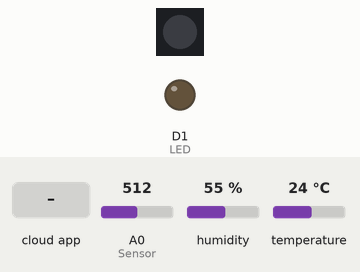
Simulated run of this sketch. Board: ESP8266 (NodeMCU). Parts: 1 RGB LEDs in strip order, left to right, output pins drawn as LEDs (lit = HIGH). Inputs (shaded band) come from the test bench; at power-on: A0 (Sensor) = 512, humidity 55 %, temperature 24 °C. WiFi joins after 1.5 s; servers stay silent unless stated; no MQTT or app messages arrive unless stated; what the sketch prints to the serial monitor is not drawn.

Above: at 2.7 s.
2.8 s: the phone or cloud app sets button to ON
At 4.0 s:
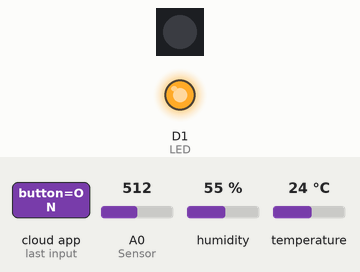
Timing chart, 0 to 5.8 s (numbered marks = the images above; inputs shaded):
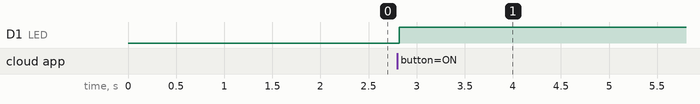

Measured:
- after the input at 2.8 s, D1 (LED): LOW → HIGH at once

The sketch:

ejemplo-esp8266-adafruit.ino
```cpp
#include <ESP8266WiFi.h>
#include <Adafruit_NeoPixel.h>

#include "DHT.h"
#include "Adafruit_MQTT.h"
#include "Adafruit_MQTT_Client.h"


/************************* Acceso Wifi *********************************/

WiFiClient client;
#define WLAN_SSID       "nuestro wifi"
#define WLAN_PASS       "nuestro password"

/************************* Adafruit.io  *********************************/

#define AIO_SERVER      "io.adafruit.com" //Dirección IP de los servidores de Adafruit
#define AIO_SERVERPORT  1883
#define AIO_USERNAME    "nuestro username"
#define AIO_KEY         "nuestra api key"


/************ Global State (you don't need to change this!) ******************/
const char MQTT_SERVER[] PROGMEM    = AIO_SERVER;
const char MQTT_USERNAME[] PROGMEM  = AIO_USERNAME;
const char MQTT_PASSWORD[] PROGMEM  = AIO_KEY;

Adafruit_MQTT_Client mqtt(&client, MQTT_SERVER, AIO_SERVERPORT, MQTT_USERNAME, MQTT_PASSWORD);


/****************************** Feeds ***************************************/
const char SOIL[] PROGMEM = AIO_USERNAME "/feeds/soil";
const char HUMIDITY[] PROGMEM = AIO_USERNAME "/feeds/humidity";
const char TEMPERATURE[] PROGMEM = AIO_USERNAME "/feeds/temperature";
const char BUTTON[] PROGMEM = AIO_USERNAME "/feeds/button";
const char COLOR[] PROGMEM = AIO_USERNAME "/feeds/color";


// Feeds a los que ENVIAREMOS datos
Adafruit_MQTT_Publish soil = Adafruit_MQTT_Publish(&mqtt, SOIL);
Adafruit_MQTT_Publish humidity = Adafruit_MQTT_Publish(&mqtt, HUMIDITY);
Adafruit_MQTT_Publish temperature = Adafruit_MQTT_Publish(&mqtt, TEMPERATURE);

// Feeds de los que RECIBIREMOS datos
Adafruit_MQTT_Subscribe color = Adafruit_MQTT_Subscribe(&mqtt, COLOR);
Adafruit_MQTT_Subscribe button = Adafruit_MQTT_Subscribe(&mqtt, BUTTON);


//Neopixel al que le asignaremos el color
Adafruit_NeoPixel rgb = Adafruit_NeoPixel(1, D7, NEO_GRB + NEO_KHZ800);

//LED normalque encenderemos con el botón

int LED = D1;

//Usaremos un sensor de humedad DHT en el pin 2
DHT dht(D2, DHT11);

void MQTT_connect();


void setup() {
  Serial.begin(115200);
  delay(10);


  Serial.println(F("Adafruit MQTT demo"));

  // Conectamos el ESP al Wifi
  Serial.println(); Serial.println();
  Serial.print("Connecting to ");
  Serial.println(WLAN_SSID);

  WiFi.begin(WLAN_SSID,WLAN_PASS);

  while (WiFi.status() != WL_CONNECTED) {
    delay(500);
    Serial.print(".");
  }

  Serial.println();

  Serial.println("WiFi connected");
  Serial.println("IP address: ");
  Serial.println(WiFi.localIP());

  //Nos subscribimos a los FEED
  mqtt.subscribe(&button);
  mqtt.subscribe(&color);

  //Ponemos nuestro LED a punto
  pinMode(LED, OUTPUT);
  digitalWrite(LED, LOW);

  //Arrancamos el DTH
  dht.begin();

  //Iniciamos nuestro RGB
  rgb.begin();
  rgb.setBrightness(255);
  rgb.show();


}


void loop() {
  MQTT_connect();


  //Publimamos los datos
  int valueSoil = analogRead(A0);  //Sensor de humedad del suelo en el analógico
  soil.publish(valueSoil);
  humidity.publish(dht.readHumidity());
  temperature.publish(dht.readTemperature());

  Adafruit_MQTT_Subscribe *subscription = mqtt.readSubscription(20L*60L*1000L);

  //Nos llega un nuevo color
  if (subscription == &color) {
    //Convertimos el color en hexadecimal con # en entero
    char * data = (char*) color.lastread;
    int value = (int) strtol(data+1, NULL, 16);
    rgb.setPixelColor(0, value);
    rgb.show();
  }

  //Nos llega el estado del botón
  if (subscription == &button) {
    char * data = (char *) button.lastread;
    digitalWrite(LED, strcmp(data, "ON") == 0);
  }


  /*
  * No ponemos ningún delay, será el propio
  * readSubscription quién nos haga de delay también.
  * Por otro lado, configuraremos IFTTT para que, en caso de que
  * la humedad del suelo sea inferior 300 ponga un tuit indicando
  * que hace falta regalarla
  **/

}


void MQTT_connect() {
  int8_t ret;

  // Stop if already connected.
  if (mqtt.connected()) {
    return;
  }

  Serial.print("Connecting to MQTT... ");

  uint8_t retries = 6;
  while ((ret = mqtt.connect()) != 0) { // connect will return 0 for connected
       Serial.println(mqtt.connectErrorString(ret));
       Serial.println("Retrying MQTT connection in 5 seconds...");
       mqtt.disconnect();
       delay(5000);  // wait 5 seconds
       retries--;
       if (retries == 0) {
         // basically die and wait for WDT to reset me
         while (1);
       }
  }
  Serial.println("MQTT Connected!");
}
```
